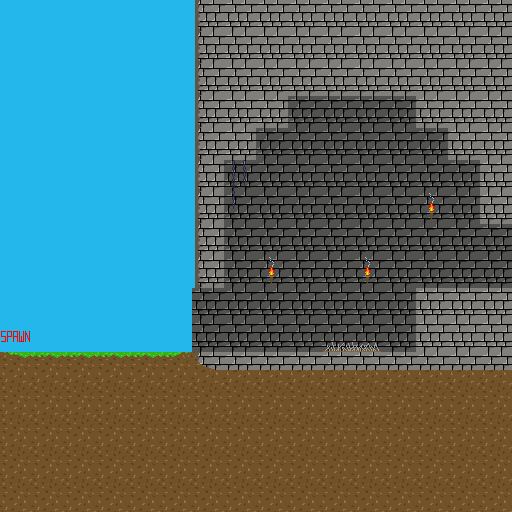

The image is a tile-based game level rendered from a .tmx file. Its description and complete source (layers, tilesets, objects, tile grids) follow:
An orthogonal 16x16 tile map with 32x32 px tiles, 5 tile layers (BG, Deco, Utilities, Traps, ...), 4 tilesets.

<map version="1.8" tiledversion="1.8.4" orientation="orthogonal" renderorder="right-down" width="16" height="16" tilewidth="32" tileheight="32" infinite="0" nextlayerid="6" nextobjectid="1">
 <tileset firstgid="1" source="../../../TileSets/SetArea1.tsx" />
 <tileset firstgid="55" source="../../../TileSets/TilesAnimesArea1.tsx" />
 <tileset firstgid="58" source="../../../TileSets/Traps.tsx" />
 <tileset firstgid="61" source="../../../../UtilitiesTileSet/Utilities.tsx" />
 <layer id="1" name="BG" width="16" height="16">
  <data encoding="csv">
4,4,4,4,4,4,4,11,11,11,11,11,11,11,11,11,
4,4,4,4,4,4,4,11,11,11,11,11,11,11,11,11,
4,4,4,4,4,4,4,0,0,0,0,0,0,0,0,0,
4,4,4,4,4,4,4,0,0,13,13,13,13,13,13,13,
4,4,4,4,4,4,4,0,13,13,13,13,13,13,13,13,
4,4,4,4,4,4,4,13,13,13,13,13,13,13,13,13,
4,4,4,4,4,4,4,13,13,13,13,13,13,13,13,13,
4,4,4,4,4,4,4,13,13,13,13,13,13,13,13,13,
4,4,4,4,4,4,4,13,13,13,13,13,13,13,13,13,
4,4,4,4,4,4,13,13,13,13,13,13,13,0,0,0,
4,4,4,4,4,4,13,13,13,13,13,13,13,0,11,11,
0,0,0,0,0,0,0,0,0,0,0,0,0,0,20,20,
26,26,26,26,26,26,26,26,26,26,26,26,26,26,26,26,
26,26,26,26,26,26,26,26,26,26,26,26,26,26,26,26,
26,26,26,26,26,26,26,26,26,26,26,26,26,26,26,26,
26,26,26,26,26,26,26,26,26,26,26,26,26,26,26,26
</data>
 </layer>
 <layer id="3" name="Deco" width="16" height="16">
  <data encoding="csv">
0,0,0,0,0,0,0,0,0,0,0,0,0,0,0,0,
0,0,0,0,0,0,0,0,0,0,0,0,0,0,0,0,
0,0,0,0,0,0,0,0,0,0,0,0,0,0,0,0,
0,0,0,0,0,0,0,0,0,0,0,0,0,0,0,0,
0,0,0,0,0,0,0,0,0,0,0,0,0,0,0,0,
0,0,0,0,0,0,0,56,0,0,0,0,0,0,0,0,
0,0,0,0,0,0,0,57,0,0,0,0,0,55,0,0,
0,0,0,0,0,0,0,0,0,0,0,0,0,0,0,0,
0,0,0,0,0,0,0,0,55,0,0,55,0,0,0,0,
0,0,0,0,0,0,0,0,0,0,0,0,0,0,0,0,
0,0,0,0,0,0,0,0,0,0,0,0,0,0,0,0,
0,0,0,0,0,0,0,0,0,0,0,0,0,0,0,0,
0,0,0,0,0,0,0,0,0,0,0,0,0,0,0,0,
0,0,0,0,0,0,0,0,0,0,0,0,0,0,0,0,
0,0,0,0,0,0,0,0,0,0,0,0,0,0,0,0,
0,0,0,0,0,0,0,0,0,0,0,0,0,0,0,0
</data>
 </layer>
 <layer id="5" name="Utilities" width="16" height="16">
  <data encoding="csv">
0,0,0,0,0,0,0,0,0,0,0,0,0,0,0,0,
0,0,0,0,0,0,0,0,0,0,0,0,0,0,0,0,
0,0,0,0,0,0,0,0,0,0,0,0,0,0,0,0,
0,0,0,0,0,0,0,0,0,0,0,0,0,0,0,0,
0,0,0,0,0,0,0,0,0,0,0,0,0,0,0,0,
0,0,0,0,0,0,0,0,0,0,0,0,0,0,0,0,
0,0,0,0,0,0,0,0,0,0,0,0,0,0,0,0,
0,0,0,0,0,0,0,0,0,0,0,0,0,0,0,62,
0,0,0,0,0,0,0,0,0,0,0,0,0,0,0,62,
0,0,0,0,0,0,0,0,0,0,0,0,0,0,0,0,
61,0,0,0,0,0,0,0,0,0,0,0,0,0,0,0,
0,0,0,0,0,0,0,0,0,0,0,0,0,0,0,0,
0,0,0,0,0,0,0,0,0,0,0,0,0,0,0,0,
0,0,0,0,0,0,0,0,0,0,0,0,0,0,0,0,
0,0,0,0,0,0,0,0,0,0,0,0,0,0,0,0,
0,0,0,0,0,0,0,0,0,0,0,0,0,0,0,0
</data>
 </layer>
 <layer id="4" name="Traps" width="16" height="16">
  <data encoding="csv">
0,0,0,0,0,0,0,0,0,0,0,0,0,0,0,0,
0,0,0,0,0,0,0,0,0,0,0,0,0,0,0,0,
0,0,0,0,0,0,0,0,0,0,0,0,0,0,0,0,
0,0,0,0,0,0,0,0,0,0,0,0,0,0,0,0,
0,0,0,0,0,0,0,0,0,0,0,0,0,0,0,0,
0,0,0,0,0,0,0,0,0,0,0,0,0,0,0,0,
0,0,0,0,0,0,0,0,0,0,0,0,0,0,0,0,
0,0,0,0,0,0,0,0,0,0,0,0,0,0,0,0,
0,0,0,0,0,0,0,0,0,0,0,0,0,0,0,0,
0,0,0,0,0,0,0,0,0,0,0,0,0,0,0,0,
0,0,0,0,0,0,0,0,0,0,58,60,0,0,0,0,
0,0,0,0,0,0,0,0,0,0,0,0,0,0,0,0,
0,0,0,0,0,0,0,0,0,0,0,0,0,0,0,0,
0,0,0,0,0,0,0,0,0,0,0,0,0,0,0,0,
0,0,0,0,0,0,0,0,0,0,0,0,0,0,0,0,
0,0,0,0,0,0,0,0,0,0,0,0,0,0,0,0
</data>
 </layer>
 <layer id="2" name="FG" width="16" height="16">
  <data encoding="csv">
0,0,0,0,0,0,10,0,0,0,0,0,0,0,0,0,
0,0,0,0,0,0,10,0,0,0,0,0,0,0,0,0,
0,0,0,0,0,0,10,11,11,11,11,11,11,11,11,11,
0,0,0,0,0,0,10,11,11,0,0,0,0,11,11,11,
0,0,0,0,0,0,10,11,0,0,0,0,0,0,11,11,
0,0,0,0,0,0,10,0,0,0,0,0,0,0,0,11,
0,0,0,0,0,0,10,0,0,0,0,0,0,0,0,11,
0,0,0,0,0,0,10,0,0,0,0,0,0,0,0,0,
0,0,0,0,0,0,10,0,0,0,0,0,0,0,0,0,
0,0,0,0,0,0,0,0,0,0,0,0,0,11,11,11,
0,0,0,0,0,0,0,0,0,0,0,0,0,11,0,0,
16,17,17,17,17,18,19,20,20,20,20,20,20,20,0,0,
0,0,0,0,0,0,0,0,0,0,0,0,0,0,0,0,
0,0,0,0,0,0,0,0,0,0,0,0,0,0,0,0,
0,0,0,0,0,0,0,0,0,0,0,0,0,0,0,0,
0,0,0,0,0,0,0,0,0,0,0,0,0,0,0,0
</data>
 </layer>
</map>